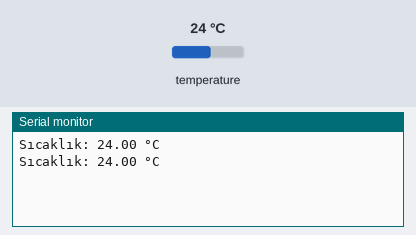
Bench run of a sketch on a simulated Arduino Uno, built with avr-gcc and run on an emulated ATmega328P. On the bench: the last lines printed to the serial monitor. The test bench sets the inputs (shaded band); at power-on: temperature 24 °C.

Above: at 2.5 s.
2.6 s: temperature set to 12 °C
At 3.5 s:
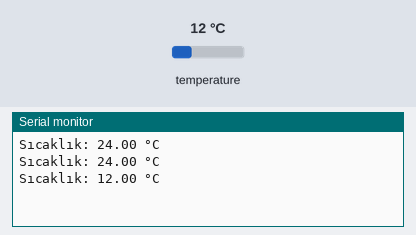
4.1 s: temperature set to 19 °C
At 5.4 s:
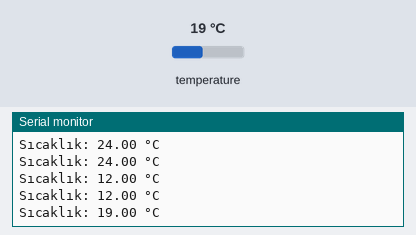
Timing chart, 0 to 7.1 s (numbered marks = the images above; inputs shaded):
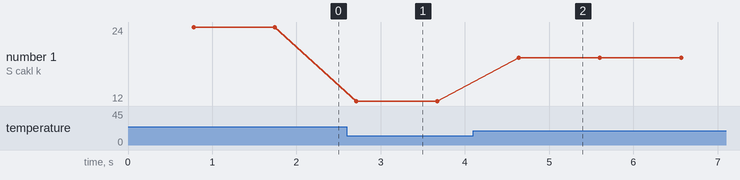

Measured:
- after the input at 2.6 s, the serial monitor: prints a new line after 0.11 s (image 1)
- after the input at 4.1 s, the serial monitor: prints a new line after 0.54 s (image 2)
- plotted number 1: 24 → 12 after the input at 2.6 s, 12 → 19 after the input at 4.1 s

The sketch:

sicakliksensoru.ino
```cpp
#include <OneWire.h>
#include <DallasTemperature.h>

#define ONE_WIRE_BUS 2

OneWire oneWire(ONE_WIRE_BUS);
DallasTemperature sensors(&oneWire);

void setup(void) {
  Serial.begin(9600);
  sensors.begin();
}

void loop(void) {
  sensors.requestTemperatures();
  float temperatureC = sensors.getTempCByIndex(0);

  Serial.print("Sıcaklık: ");
  Serial.print(temperatureC);
  Serial.println(" °C");

  delay(200);
}
```
